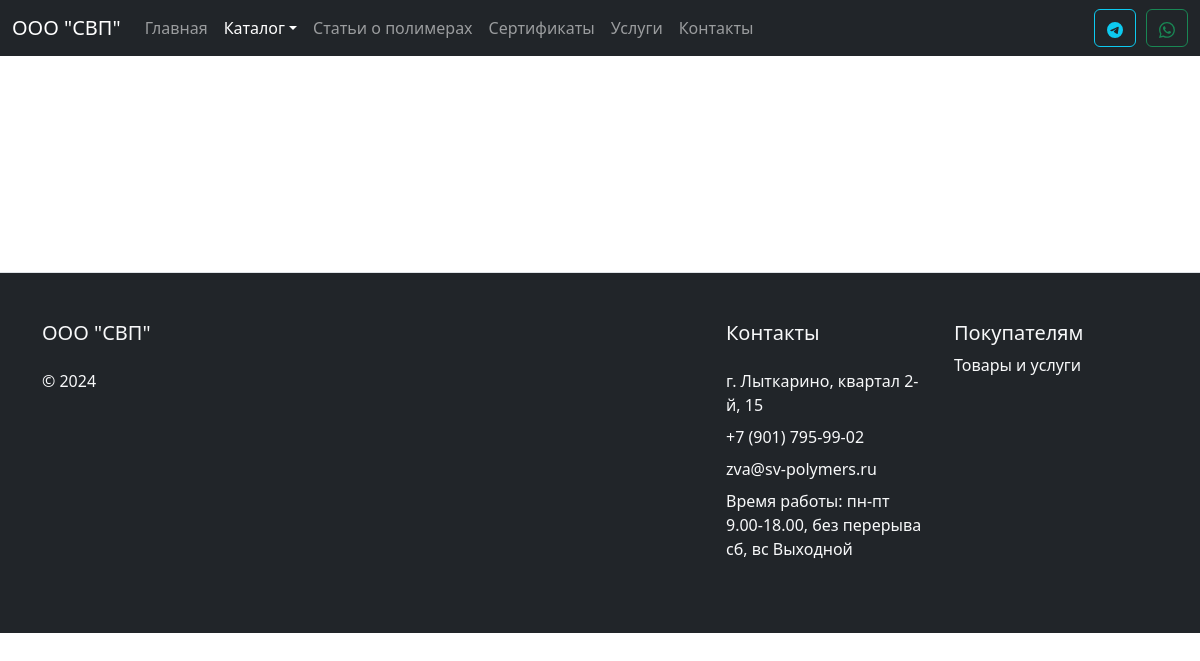
Page /catalog/pp/products?sub=8 on the earlier database version.
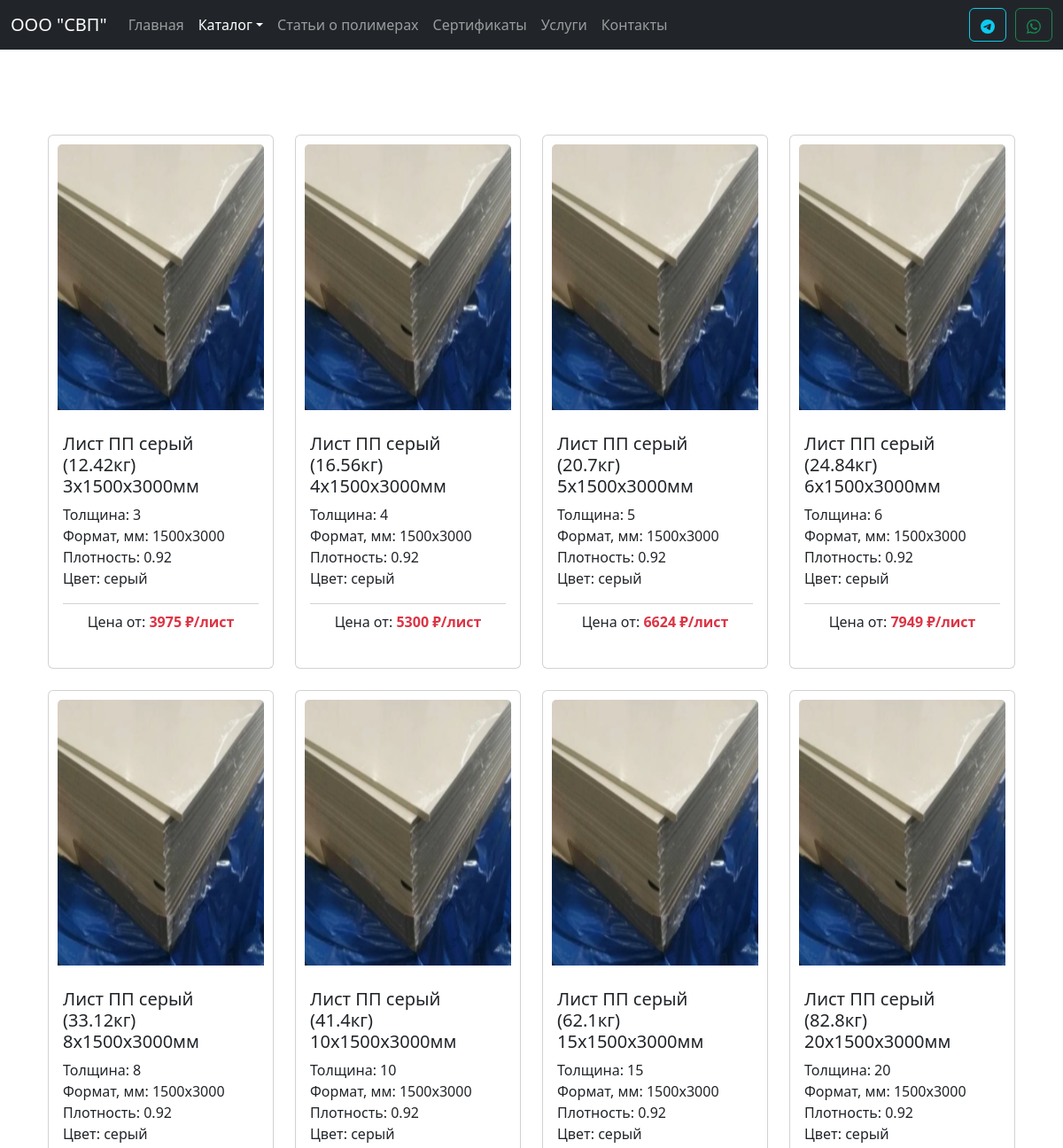
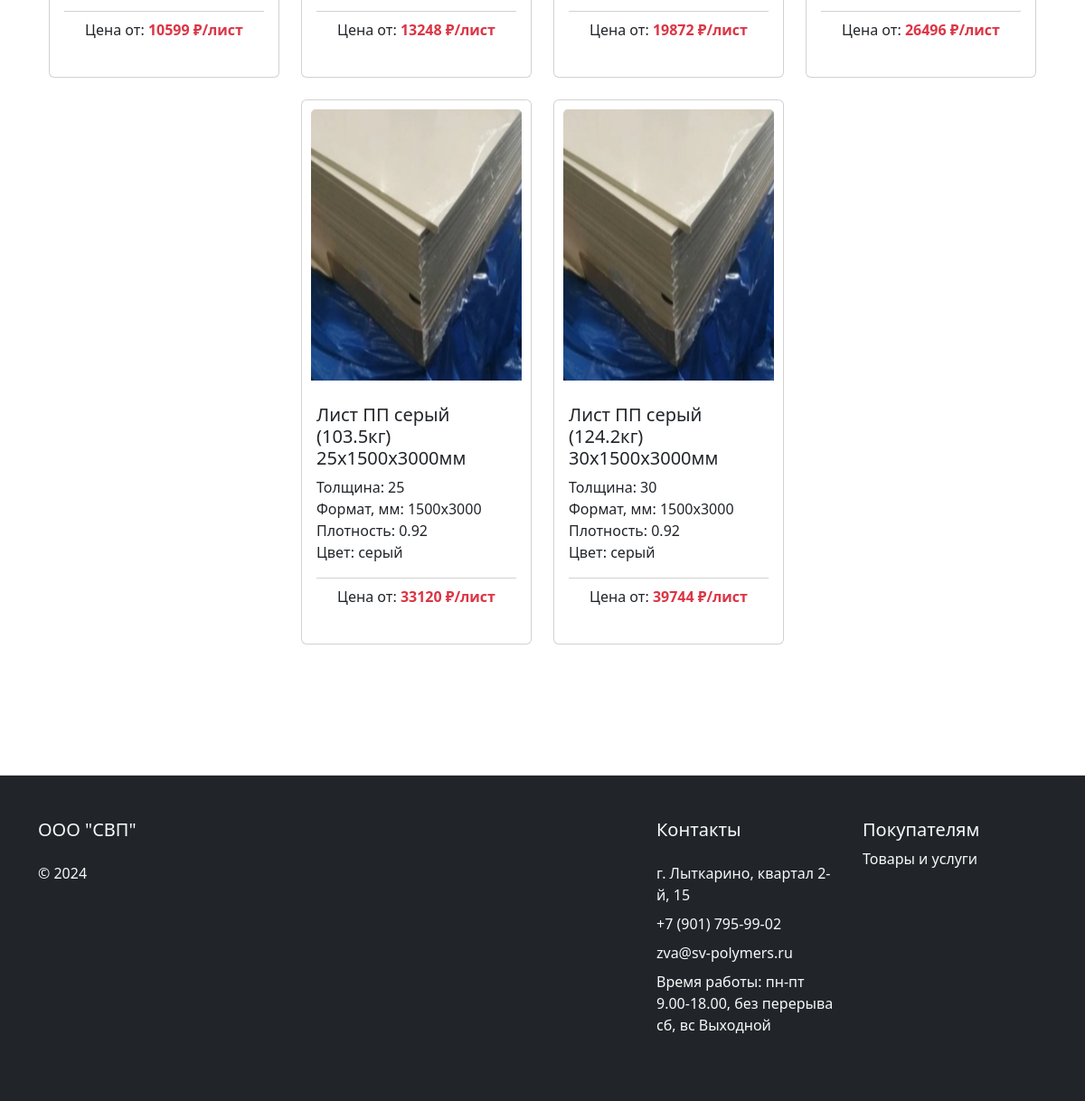
Same page on the later database version (2 pictures, top to bottom).
### tables this page shows
CREATE TABLE `products_polypropylene` (
  `id` int(10) NOT NULL,
  `article` varchar(20) NOT NULL,
  `name` varchar(100) NOT NULL,
  `category` int(5) NOT NULL,
  `subcategory` int(5) NOT NULL,
  `image` varchar(100) NOT NULL,
  `price` float NOT NULL,
  `opt_price` float NOT NULL,
  `diler_price` float NOT NULL,
  `pack` varchar(30) NOT NULL,
  `thickness` float NOT NULL,
  `length` int(10) NOT NULL,
  `width` int(10) NOT NULL,
  `weight` float NOT NULL COMMENT 'Вес',
  `density` float NOT NULL COMMENT 'Плотность',
  `color` varchar(30) NOT NULL
);

### catalog/pp/products.php (the view, shortened to what this page needs)
<?
$page = 'catalog';
include_once $_SERVER['DOCUMENT_ROOT'] . "/modules/header.php";
require($_SERVER['DOCUMENT_ROOT'] . '/database/db.php');
$subcategory = $_GET['sub'];
if ($subcategory) {
  $sql = "SELECT * FROM products_polypropylene WHERE subcategory = $subcategory";
} else {
  $sql = "SELECT * FROM products WHERE category = 4";
}
$result = $conn->query($sql);
if ($result->num_rows != 0) {
  $products = $result->fetch_all(MYSQLI_ASSOC);
}
?>
<div class="container my-5">
  <div class="container mt-5 mb-5">
    <div class="row row-cols-1 row-cols-md-4 g-4 justify-content-center">
      <?php foreach ($products as $product): ?>
        <div class="col">
          <a href="/catalog/pp/product?id=<?= $product['id']; ?>" class="card h-100 ki-card">
            <div style="padding:10px;">
              <img style="width: 100%; height: 300px;" src=<?= '/assets/images/catalog/' . $product['image'] ?> class="card-img-top" alt=<?= $product['name'] ?>>
            </div>
            <div class="card-body d-flex flex-column ">
              <h5 class="card-title"><?= $product['name'] ?></h5>
              <p class="card-text" style="flex:1;">
                Толщина: <?= $product['thickness'] ?><br>
                Формат, мм: <?= $product['length'] . 'x' . $product['width'] ?><br>
                Плотность: <?= $product['density'] ?><br>
                Цвет: <?= $product['color'] ?><br>
              <div class="card-footer bg-transparent d-flex justify-content-center px-0">
                <p>Цена от: <strong class="text-danger"><?= $product['opt_price']; ?> ₽/лист</strong></p>
              </div>
            </div>
          </a>
        </div>
      <?php endforeach; ?>
    </div>
  </div>
</div>
<? include_once $_SERVER['DOCUMENT_ROOT'] . "/modules/footer.php"; ?>

### modules/header.php (shortened to what this page needs)
<!DOCTYPE html>
<html lang="en">
<head>
  <link rel="stylesheet" href="/assets/bootstrap/css/bootstrap.min.css">
  <link rel="stylesheet" href="/assets/bootstrap/css/bootstrap-navbar-dropdown.css">
  <link rel="stylesheet" href="/assets/style.css">
</head>
<body>
  <header>
    <nav class="navbar sticky-top navbar-expand-lg bg-dark" data-bs-theme="dark">
      <div class="container-fluid">
        <a class="navbar-brand" href="/">ООО "СВП"</a>
        <div class="collapse navbar-collapse" id="navbarSupportedContent">
          <ul class="navbar-nav me-auto mb-2 mb-lg-0">
            <li class="nav-item ">
              <a class="nav-link <? if ($page === '/') echo 'active' ?>" aria-current="page" href="/">Главная</a>
            </li>
            <li class="nav-item dropdown">
              <a class="nav-link dropdown-toggle <? if ($page === 'catalog') echo 'active' ?>" href="#" id="dropdown1" data-flip="false"
                data-toggle="dropdown" aria-expanded="false">Каталог</a>
            </li>
            <li class="nav-item">
              <a class="nav-link <? if ($page === 'articles') echo 'active' ?>" aria-current="page" href="/articles/">Статьи о полимерах</a>
            </li>
            <li class="nav-item">
              <a class="nav-link <? if ($page === 'certificates') echo 'active' ?>" aria-current="page" href="/certificates/">Сертификаты</a>
            </li>
            <li class="nav-item">
              <a class="nav-link <? if ($page === 'services') echo 'active' ?>" aria-current="page" href="/services/">Услуги</a>
            </li>
            <li class="nav-item">
              <a class="nav-link <? if ($page === 'contacts') echo 'active' ?>" aria-current="page" href="/contacts/">Контакты</a>
            </li>
          </ul>
          <div class="d-flex" style="gap: 10px">
            <a href="https://t.me/QwertykQwertov" target="_blank" class="btn btn-outline-info" type="submit"></a>
            <a href="https://api.whatsapp.com/send/?phone=79772553275&text&type=phone_number&app_absent=0" target="_blank" class="btn btn-outline-success" type="submit"></a>
          </div>
        </div>
    </nav>
  </header>

### modules/footer.php (shortened to what this page needs)
<footer class=" mt-5 border-top bg-dark text-light">
  <div class="container">
    <div class="row row-cols-1 row-cols-sm-2 row-cols-md-5 py-5">
      <div class="col mb-3">
        <a href="/" class="d-flex align-items-center mb-3 link-body-emphasis text-decoration-none text-light">
          <h5>ООО "СВП"</h5>
        </a>
        <p class="text-light">© 2024</p>
      </div>
      <div class="col mb-3"></div>
      <div class="col mb-3"></div>
      <div class="col mb-3">
        <a href="/contacts" class="d-flex align-items-center mb-3 link-body-emphasis text-decoration-none text-light">
          <h5>Контакты</h5>
        </a>
        <ul class="nav flex-column">
          <li class="nav-item mb-2"><a href="#" class="nav-link p-0 text-light">г. Лыткарино, квартал 2-й, 15</a></li>
          <li class="nav-item mb-2"><a href="tel:+79017959902" class="nav-link p-0 text-light">+7 (901) 795-99-02</a></li>
          <li class="nav-item mb-2"><a href="/contacts/" class="nav-link p-0 text-light">zva@sv-polymers.ru</a></li>
          <li class="nav-item mb-2"><a href="#" class="nav-link p-0 text-light">Время работы:
              пн-пт 9.00-18.00, без перерыва
              сб, вс Выходной</a></li>
        </ul>
      </div>
      <div class="col mb-3">
        <h5>Покупателям</h5>
        <ul class="nav flex-column">
          <li class="nav-item mb-2"><a href="/catalog/" class="nav-link p-0 text-light">Товары и услуги</a></li>
        </ul>
      </div>
    </div>
  </div>
</footer>
</body>
</html>

### assets/style.css (style rules this page uses)
body { min-height: 100vh; display: flex; flex-direction: column; }
.ki-card { translate: all .3s; text-decoration: none; }

Differences in the rows shown:
added products_polypropylene: image (picture), name "Лист ПП серый (12.42кг) 3х1500х3000мм", thickness "3", length "1500", width "3000", density "0.92", color "серый", opt_price "3975"
added products_polypropylene: image (picture), name "Лист ПП серый (16.56кг) 4х1500х3000мм", thickness "4", length "1500", width "3000", density "0.92", color "серый", opt_price "5300"
added products_polypropylene: image (picture), name "Лист ПП серый (20.7кг) 5х1500х3000мм", thickness "5", length "1500", width "3000", density "0.92", color "серый", opt_price "6624"
added products_polypropylene: image (picture), name "Лист ПП серый (24.84кг) 6х1500х3000мм", thickness "6", length "1500", width "3000", density "0.92", color "серый", opt_price "7949"
added products_polypropylene: image (picture), name "Лист ПП серый (33.12кг) 8х1500х3000мм", thickness "8", length "1500", width "3000", density "0.92", color "серый", opt_price "10599"
added products_polypropylene: image (picture), name "Лист ПП серый (41.4кг) 10х1500х3000мм", thickness "10", length "1500", width "3000", density "0.92", color "серый", opt_price "13248"
added products_polypropylene: image (picture), name "Лист ПП серый (62.1кг) 15х1500х3000мм", thickness "15", length "1500", width "3000", density "0.92", color "серый", opt_price "19872"
added products_polypropylene: image (picture), name "Лист ПП серый (82.8кг) 20х1500х3000мм", thickness "20", length "1500", width "3000", density "0.92", color "серый", opt_price "26496"
added products_polypropylene: image (picture), name "Лист ПП серый (103.5кг) 25х1500х3000мм", thickness "25", length "1500", width "3000", density "0.92", color "серый", opt_price "33120"
added products_polypropylene: image (picture), name "Лист ПП серый (124.2кг) 30х1500х3000мм", thickness "30", length "1500", width "3000", density "0.92", color "серый", opt_price "39744"
